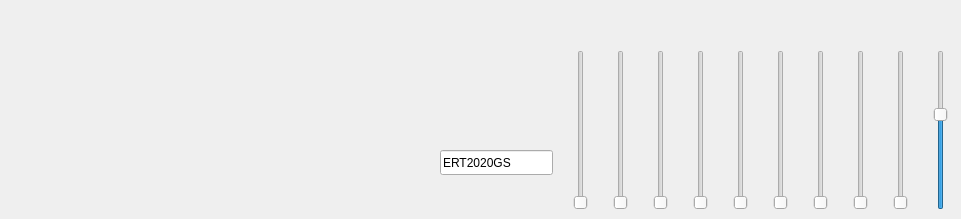
   <widget class="QWidget" name="tab_2">
    <attribute name="title">
     <string>Music</string>
    </attribute>
    <widget class="QSlider" name="verticalSlider_1">
     <property name="geometry">
      <rect>
       <x>570</x>
       <y>50</y>
       <width>22</width>
       <height>160</height>
      </rect>
     </property>
     <property name="orientation">
      <enum>Qt::Vertical</enum>
     </property>
    </widget>
    <widget class="QLineEdit" name="lineEdit">
     <property name="geometry">
      <rect>
       <x>440</x>
       <y>150</y>
       <width>113</width>
       <height>25</height>
      </rect>
     </property>
     <property name="text">
      <string>ERT2020GS</string>
     </property>
    </widget>
    <widget class="QSlider" name="verticalSlider_2">
     <property name="geometry">
      <rect>
       <x>610</x>
       <y>50</y>
       <width>22</width>
       <height>160</height>
      </rect>
     </property>
     <property name="orientation">
      <enum>Qt::Vertical</enum>
     </property>
    </widget>
    <widget class="QSlider" name="verticalSlider_3">
     <property name="geometry">
      <rect>
       <x>650</x>
       <y>50</y>
       <width>22</width>
       <height>160</height>
      </rect>
     </property>
     <property name="orientation">
      <enum>Qt::Vertical</enum>
     </property>
    </widget>
    <widget class="QSlider" name="verticalSlider_4">
     <property name="geometry">
      <rect>
       <x>690</x>
       <y>50</y>
       <width>22</width>
       <height>160</height>
      </rect>
     </property>
     <property name="orientation">
      <enum>Qt::Vertical</enum>
     </property>
    </widget>
    <widget class="QSlider" name="verticalSlider_5">
     <property name="geometry">
      <rect>
       <x>730</x>
       <y>50</y>
       <width>22</width>
       <height>160</height>
      </rect>
     </property>
     <property name="orientation">
      <enum>Qt::Vertical</enum>
     </property>
    </widget>
    <widget class="QSlider" name="verticalSlider_11">
     <property name="geometry">
      <rect>
       <x>770</x>
       <y>50</y>
       <width>22</width>
       <height>160</height>
      </rect>
     </property>
     <property name="orientation">
      <enum>Qt::Vertical</enum>
     </property>
    </widget>
    <widget class="QSlider" name="verticalSlider_12">
     <property name="geometry">
      <rect>
       <x>850</x>
       <y>50</y>
       <width>22</width>
       <height>160</height>
      </rect>
     </property>
     <property name="orientation">
      <enum>Qt::Vertical</enum>
     </property>
    </widget>
    <widget class="QSlider" name="verticalSlider_13">
     <property name="geometry">
      <rect>
       <x>810</x>
       <y>50</y>
       <width>22</width>
       <height>160</height>
      </rect>
     </property>
     <property name="orientation">
      <enum>Qt::Vertical</enum>
     </property>
    </widget>
    <widget class="QSlider" name="verticalSlider_14">
     <property name="geometry">
      <rect>
       <x>890</x>
       <y>50</y>
       <width>22</width>
       <height>160</height>
      </rect>
     </property>
     <property name="orientation">
      <enum>Qt::Vertical</enum>
     </property>
    </widget>
    <widget class="QSlider" name="verticalSlider_15">
     <property name="geometry">
      <rect>
       <x>930</x>
       <y>50</y>
       <width>22</width>
       <height>160</height>
      </rect>
     </property>
     <property name="styleSheet">
      <string notr="true"/>
     </property>
     <property name="value">
      <number>60</number>
     </property>
     <property name="orientation">
      <enum>Qt::Vertical</enum>
     </property>
    </widget>
    <widget class="QPushButton" name="play_music">
     <property name="geometry">
      <rect>
       <x>470</x>
       <y>60</y>
       <width>51</width>
       <height>51</height>
      </rect>
     </property>
     <property name="toolTip">
      <string>&lt;html&gt;&lt;head/&gt;&lt;body&gt;&lt;p&gt;Send message&lt;/p&gt;&lt;/body&gt;&lt;/html&gt;</string>
     </property>
     <property name="styleSheet">
      <string notr="true">QPushButton{
qproperty-icon: url(:/assets/play.png);
qproperty-iconSize: 50px;
border-radius: 25px;
}
QPushButton:hover {
background-color: rgb(10, 0, 0); 
}
QPushButton:pressed {
background-color: rgb(16, 16, 16);
}
</string>
     </property>
     <property name="text">
      <string/>
     </property>
    </widget>
   </widget>
